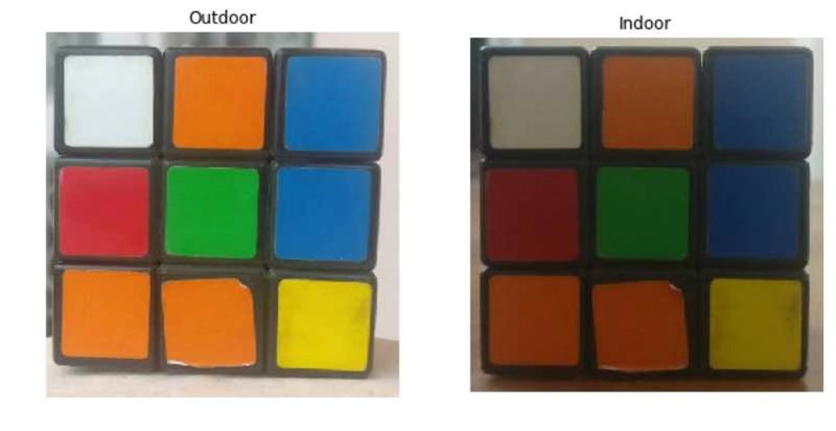
//> input picture Project3/Project3/image.png, 836 x 431 px
$ ./shibie1   (built with g++ and OpenCV 4)
//> lines starting //> are read from the running program, lines starting //| are printed output that depends on the picture; after the words box and inside, x2 and y2 are one past the last pixel; in counts of white or black regions, pixels touching at a corner belong together
#include <opencv2/imgcodecs.hpp>
#include <opencv2/highgui.hpp>
#include <opencv2/imgproc.hpp>
#include <iostream>

using namespace cv;
using namespace std;

Mat img, imgHSV, maskb, masky;
int hminb = 89, sminb = 82, vminb = 0;
int hmaxb = 157, smaxb = 255, vmaxb = 255;

int hminy = 20, sminy = 145, vminy = 77;
int hmaxy = 33, smaxy = 255, vmaxy = 255;

void main() {
	string path = "Image.png";
	img = imread(path);
//> img is the input picture: 431 rows x 836 cols, CV_8UC3; mean B, G, R 126.9, 143.3, 153.3
	cvtColor(img, imgHSV, COLOR_BGR2HSV);\
//> imgHSV: 431 rows x 836 cols, CV_8UC3; mean H, S, V 35, 94.5, 167.2
	Scalar lowerb(hminb, sminb, vminb);
	Scalar upperb(hmaxb, smaxb, vmaxb);

	Scalar lowery(hminy, sminy, vminy);
	Scalar uppery(hmaxy, smaxy, vmaxy);

	inRange(imgHSV, lowerb, upperb, maskb);
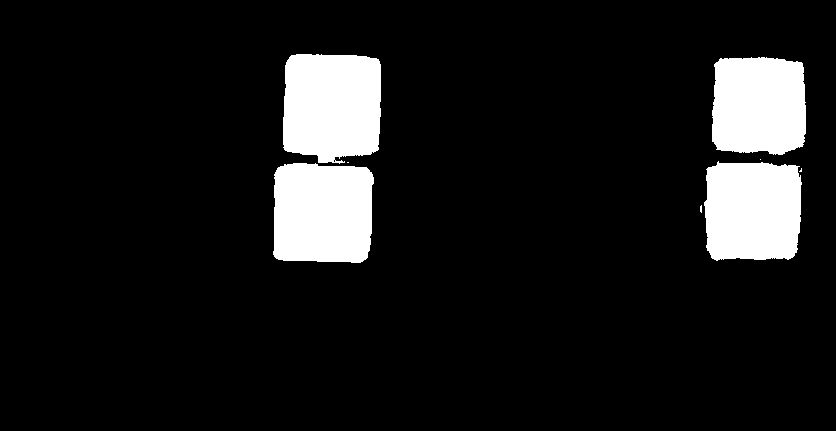
//> maskb: 431 rows x 836 cols, CV_8UC1; 10.1% white; 8 white regions (4 under 20 px), largest, box (x1, y1, x2, y2) and area: (283, 54, 381, 164) 9666, (273, 163, 374, 263) 9312, (704, 161, 802, 261) 8834, (712, 57, 806, 155) 8433
	inRange(imgHSV, lowery, uppery, masky);
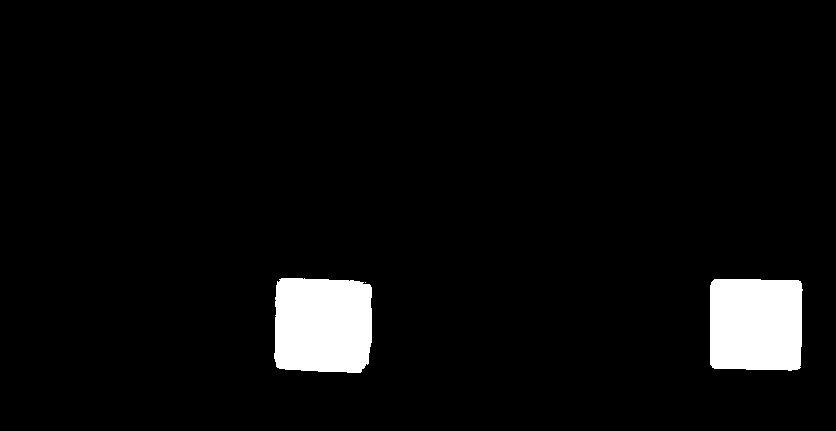
//> masky: 431 rows x 836 cols, CV_8UC1; 4.7% white; 3 white regions (1 under 20 px), largest, box (x1, y1, x2, y2) and area: (274, 278, 372, 373) 8717, (710, 279, 803, 371) 8247
	imshow("Image", img);
	imshow("Maskb", maskb);
	imshow("Masky", masky);
	waitKey(0);

}
